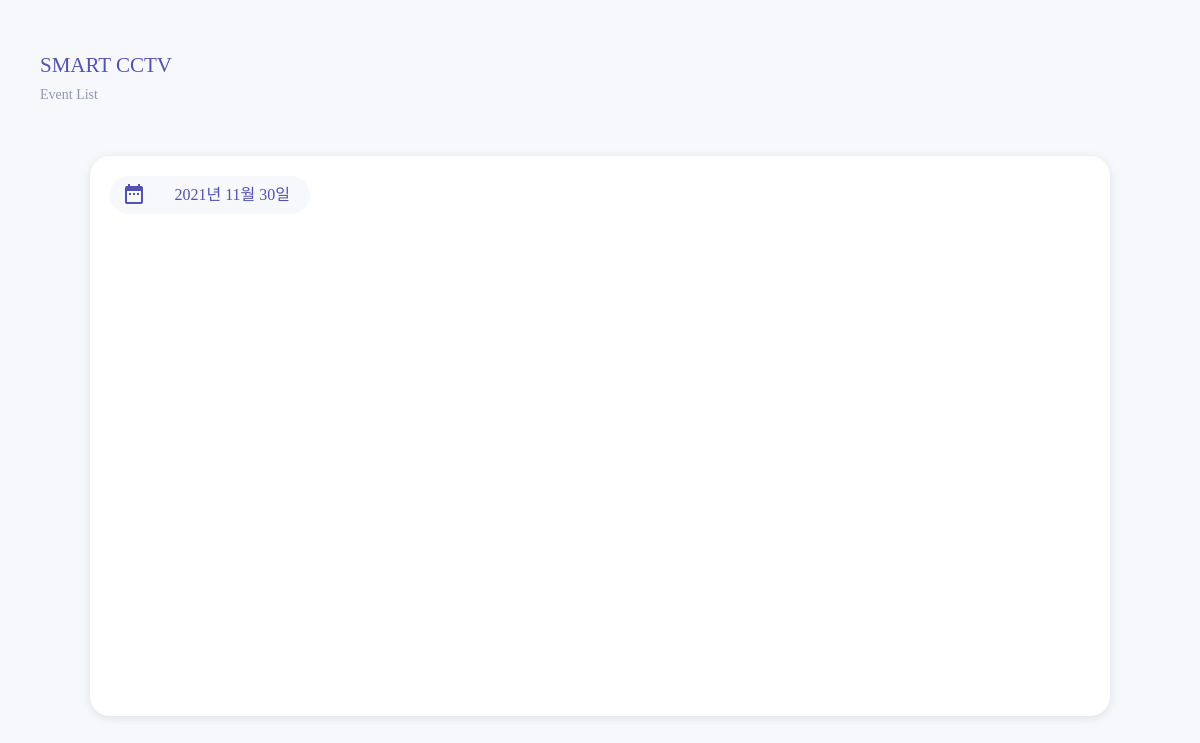
Before: /main/events/ with the older database file.
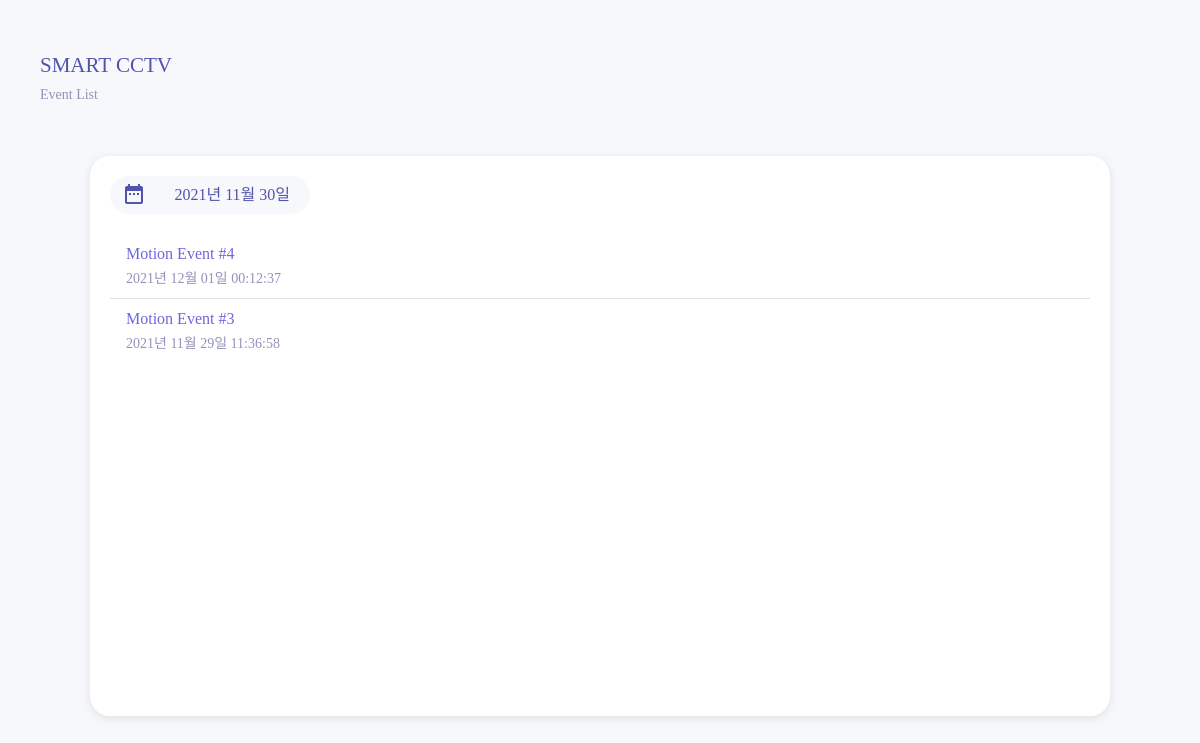
After: the same page with the newer database file.
### main/models.py (models this page shows, shortened)
class Event(models.Model):
	datetime = models.DateTimeField()
	video = models.FileField(blank=True, upload_to="videos/")

### main/views.py (the view)
# urls.py: path('events/', views.event_list, name='events'),
def event_list(request):
	events = reversed(Event.objects.all())
	context = {'events': events}
	return render(request, 'main/event_list.html', context)

### templates/main/event_list.html (shortened to what this page needs)
{% extends 'base.html' %}
{% load static %}
{% block content %}
<link rel="stylesheet" type="text/css" href="{% static 'css/events.css' %}">
<div class="header">
	<span class="title">
		SMART CCTV<br>
	</span>
	<span class="desc">
		Event List
	</span>
</div>
<div class="grid-box container">
	<div id="date-container">
		<span id="date-icon" class="material-icons">
		</span>
		<input id="input-date"/>
	</div>
	<div id="event-list">
		<ul class="list-group list-group-flush">
			{% for event in events %}
			<li class="list-group-item" onclick="location.href = '{% url 'main:play' event.id %}'">
				<span class="bold-small">Motion Event #{{ event.id }}</span><br>
				<span class="desc">{{ event.datetime |date:"Y년 m월 d일 H:i:s"}}</span>
			</li>
			{% endfor %}
		</ul>
	</div>
</div>
{% endblock %}

### templates/base.html (shortened to what this page needs)
{% load static %}
<!DOCTYPE html>
<html lang="en">
<head>
	<link href="https://cdn.jsdelivr.net/npm/bootstrap@5.0.2/dist/css/bootstrap.min.css" rel="stylesheet">
	<link rel="stylesheet" type="text/css" href="{% static 'css/base.css' %}">
	<link type="text/css" rel="stylesheet" href="{% static 'css/datepicker.css' %}">
</head>
<body>
{% block content %}
{% endblock %}
</body>
</html>

### static/css/base.css (style rules this page uses)
body { color: #9393b9; font-family: Nexon; background-color: #F6F8FC; }
.container { width:85%; height:70vh; margin:auto; }
.header { width:100%; height:auto; padding:50px 40px; }
.title { font-family: NexonB; font-size:21px; color: #5153ad; }
.desc { font-size:14px; color: #9393b9; }
.bold-small { color: #6e67db; font-family:NexonB; font-size:16px; }
.grid-box { position: relative; background-color: white; border-radius: 20px; padding:20px; -webkit-filter: drop-shadow(0 2px 4px rgba(146, 146, 146, 0.3)); filter: drop-shadow(0 2px 4px rgba(170, 170, 170, 0.3)); }

### static/css/events.css (style rules this page uses)
#event-list { margin-top:20px; height:90%; overflow: scroll; }
#date-container { position: relative; }
#date-icon { position:absolute; top: 6px; left: 12px; color: #5153ad; z-index:300; }
#input-date { padding:7px 20px; border:0; border-radius:20px; text-align:right; background-color: #F6F8FC; color:#5153ad; width:200px; }

Changed rows visible on the page:
added Event: id "4", datetime "2021년 12월 01일 00:12:37"
added Event: id "3", datetime "2021년 11월 29일 11:36:58"
